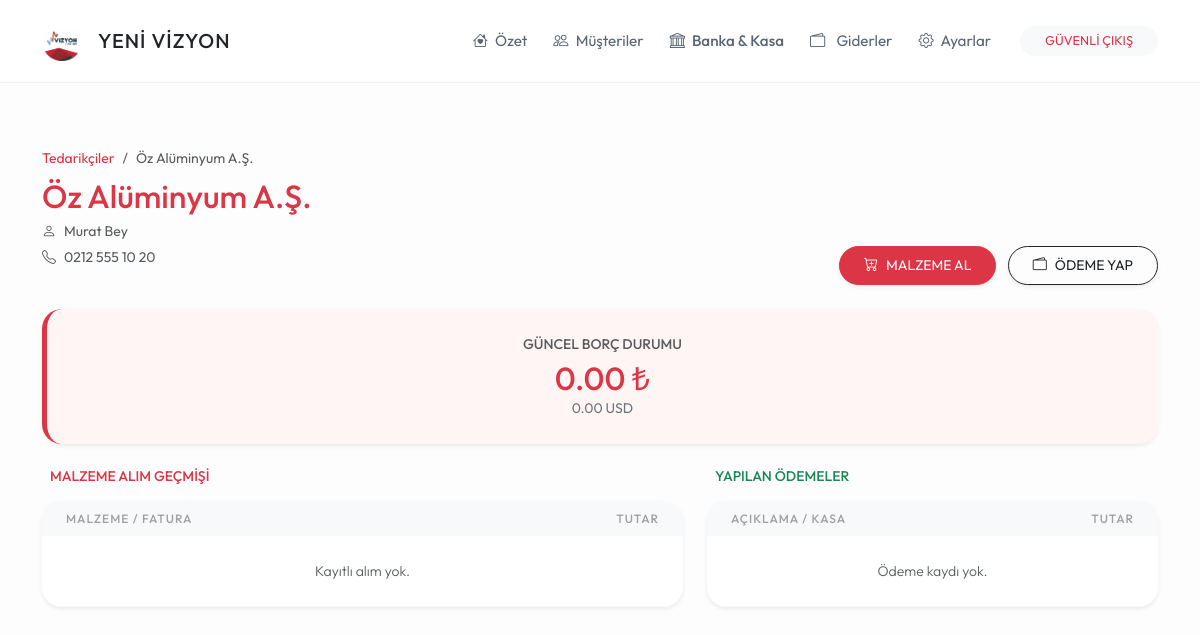
/ticari/tedarikci/1 (signed in), run on the app's committed database.
### models.py (models this page shows)
class Tedarikci(db.Model):
    id = db.Column(db.Integer, primary_key=True)
    firma_adi = db.Column(db.String(150), nullable=False)
    yetkili_kisi = db.Column(db.String(100))
    telefon = db.Column(db.String(20))
    adres = db.Column(db.Text)
    durum = db.Column(db.String(20), default='Aktif')
    satin_almalar = db.relationship('SatinAlma', backref='tedarikci', lazy=True)
    odenenler = db.relationship('TedarikciOdeme', backref='tedarikci', lazy=True)

### routes/tedarikci_isleri.py (the view)
@tedarikci_bp.route('/tedarikci/<int:id>')
def tedarikci_detay(id):
    if 'logged_in' not in session: return redirect(url_for('genel.index'))
    t = Tedarikci.query.get_or_404(id)
    kasalar = BankaKasa.query.filter_by(durum='Aktif').all()
    net_tl = sum(alim.tutar * GUNCEL_KURLAR.get(alim.para_birimi, 1.0) for alim in t.satin_almalar) - \
             sum(o.tutar * o.kur_degeri for o in t.odenenler)
    return render_template('tedarikci_detay.html',
                           tedarikci=t,
                           toplam_tl=round(net_tl, 2),
                           toplam_usd=round(net_tl / GUNCEL_KURLAR.get('USD', 1.0), 2),
                           kurlar=GUNCEL_KURLAR,
                           kasalar=kasalar)

### templates/tedarikci_detay.html (shortened to what this page needs)
{% extends "base.html" %}
{% block content %}
<div class="row g-4 mb-4">
    <div class="col-md-7">
        <nav aria-label="breadcrumb">
            <ol class="breadcrumb mb-2">
                <li class="breadcrumb-item small"><a href="/ticari_borclar" class="text-decoration-none text-danger">Tedarikçiler</a></li>
                <li class="breadcrumb-item small active">{{ tedarikci.firma_adi }}</li>
            </ol>
        </nav>
        <h2 class="mb-1 fw-bold text-danger">{{ tedarikci.firma_adi }}</h2>
        <p class="text-muted small mb-0"><i class="bi bi-person me-2"></i>{{ tedarikci.yetkili_kisi or '-' }}</p>
        <p class="text-muted small mt-1"><i class="bi bi-telephone me-2"></i>{{ tedarikci.telefon or '-' }}</p>
    </div>
    <div class="col-md-5 text-md-end align-self-end">
        <button class="btn btn-danger btn-sm rounded-pill px-4 py-2 me-2 shadow-sm" data-bs-toggle="modal" data-bs-target="#malzemeAlimModal">
            <i class="bi bi-cart-plus me-2"></i>MALZEME AL
        </button>
        <button class="btn btn-outline-dark btn-sm rounded-pill px-4 py-2 shadow-sm" data-bs-toggle="modal" data-bs-target="#odemeYapModal">
            <i class="bi bi-wallet2 me-2"></i>ÖDEME YAP
        </button>
    </div>
</div>
<div class="row g-4 mb-4">
    <div class="col-12">
        <div class="card card-custom text-center border-0 shadow-sm" style="background: #fff5f5; border-left: 5px solid #dc3545 !important;">
            <div class="text-uppercase small fw-medium text-muted mb-1">GÜNCEL BORÇ DURUMU</div>
            <div class="h2 mb-0 text-danger">{{ "{:,.2f}".format(toplam_tl) }} ₺</div>
            <div class="small text-secondary">{{ "{:,.2f}".format(toplam_usd) }} USD</div>
        </div>
    </div>
</div>
<div class="row g-4">
    <div class="col-lg-7">
        <div class="d-flex justify-content-between align-items-center mb-3 px-2">
            <h5 class="mb-0 small fw-bold text-uppercase text-danger">Malzeme Alım Geçmişi</h5>
        </div>
        <div class="card card-custom p-0 overflow-hidden border-0 shadow-sm">
            <table class="table table-hover align-middle mb-0">
                <thead>
                    <tr class="bg-light">
                        <th class="ps-4">Malzeme / Fatura</th>
                        <th class="text-end pe-4">Tutar</th>
                    </tr>
                </thead>
                <tbody>
                    {% if not tedarikci.satin_almalar %}
                    <tr><td colspan="2" class="text-center py-4 text-muted small">Kayıtlı alım yok.</td></tr>
                    {% endif %}
                </tbody>
            </table>
        </div>
    </div>
    <div class="col-lg-5">
        <div class="d-flex justify-content-between align-items-center mb-3 px-2">
            <h5 class="mb-0 small fw-bold text-uppercase text-success">Yapılan Ödemeler</h5>
        </div>
        <div class="card card-custom p-0 overflow-hidden border-0 shadow-sm">
            <table class="table table-hover align-middle mb-0">
                <thead>
                    <tr class="bg-light">
                        <th class="ps-4">Açıklama / Kasa</th>
                        <th class="text-end pe-4">Tutar</th>
                    </tr>
                </thead>
                <tbody>
                    {% if not tedarikci.odenenler %}
                    <tr><td colspan="2" class="text-center py-4 text-muted small">Ödeme kaydı yok.</td></tr>
                    {% endif %}
                </tbody>
            </table>
        </div>
    </div>
</div>
{% endblock %}

### templates/base.html (style rules this page uses)
:root { --yvr-bg: #fdfdfd; --yvr-card-bg: #ffffff; --yvr-primary: #a2d2ff; --yvr-secondary: #bde0fe; --yvr-accent: #ffafcc; --yvr-text: #576574; --yvr-text-dark: #2c3e50; }
body { background-color: var(--yvr-bg); font-family: 'Outfit', sans-serif; color: var(--yvr-text); font-weight: 400; line-height: 1.6; }
h1, h2, h3, h4, h5, .fw-bold { font-weight: 500 !important; color: var(--yvr-text-dark); }
.card-custom { background: var(--yvr-card-bg); border-radius: 20px; border: none; box-shadow: 0 10px 30px rgba(0,0,0,0.02); padding: 1.5rem; }
.table { --bs-table-bg: transparent; }
.table thead th { font-weight: 500; text-transform: uppercase; font-size: 0.75rem; letter-spacing: 1px; color: #a0a0a0; border: none; }
.table td { border-bottom: 1px solid #f8f9fa; padding: 15px 10px; font-weight: 300; }

### data on the page
Tedarikci: firma_adi "Öz Alüminyum A.Ş.", yetkili_kisi "Murat Bey", telefon "0212 555 10 20"

### other printed values
{{ "{:,.2f}".format(toplam_tl) }} "0.00"
{{ "{:,.2f}".format(toplam_usd) }} "0.00"
